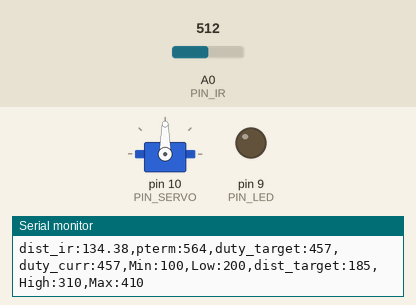
Recording of a sketch running on a simulated Arduino Uno, built with avr-gcc and run on an emulated ATmega328P. Parts: servo, output pins drawn as LEDs (lit = HIGH), the last lines printed to the serial monitor. The inputs (shaded band) are chosen by the test bench; at power-on: A0 (PIN_IR) = 512.

Above: at 1.2 s.
1.3 s: A0 (PIN_IR) set to 329
2.8 s: A0 (PIN_IR) set to 308
At 3.4 s:
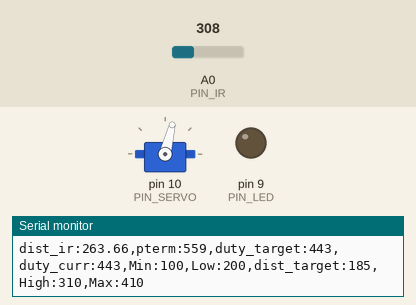
Timing chart, 0 to 5.8 s (numbered marks = the images above; inputs shaded):
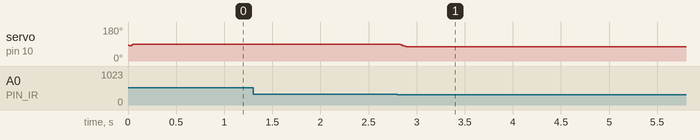

The sketch:

p_control.ino
```cpp
#include <Servo.h>

/////////////////////////////
// Configurable parameters //
/////////////////////////////

// Arduino pin assignment
#define PIN_LED 9       // [1234] LED를 아두이노의 GPIO 9번 핀에 연결
#define PIN_SERVO 10    //[3152] 서보모터를 아두이노의 10번 핀에 연결
#define PIN_IR A0     //[3158] IR센서를 아두이노의 A0 핀에 연결

// Framework setting
#define _DIST_TARGET 250  //[3166]목표로 하는 탁구공 중심 위치까지 거리 250mm로 고정
#define _DIST_MIN 110     //[3164] 최소 측정 거리 110mm로 고정
#define _DIST_MAX 390   // [3401] 측정 거리의 최댓값를 390mm로 설정

// Distance sensor
#define _DIST_ALPHA 0.7  // [3162] ema 필터의 alpha 값을 0.7으로 설정

// Servo range
#define _DUTY_MIN 1330    //[3148]  서보의 가동 최소 각도
#define _DUTY_NEU 1400    //[3150] servo neutral position
#define _DUTY_MAX 1475    // [3169] 서보의 최대 가동 각도

// Servo speed control
#define _SERVO_ANGLE 3   //[3159] 서보의 각도
//[3150] 레일플레이트가 사용자가 원하는 가동범위를 움직일때, 이를 움직이게 하는 서보모터의 가동범위
#define _SERVO_SPEED 60   //[3147]  서보 속도를 60으로 설정

// Event periods
#define _INTERVAL_DIST 7   // [3153] Distance Sensing을 7(ms) 마다 실행한다.
#define _INTERVAL_SERVO 7 // [3401] 서보를 7ms마다 조작하기
#define _INTERVAL_SERIAL 100  // [3151] 시리얼 0.1초 마다 업데이트

// PID parameters
#define _KP 0.8    // [3158] 비례상수 설정


//////////////////////
// global variables //
//////////////////////

// Servo instance
Servo myservo;  // [3153] Servo를 제어할 Object를 생성해 준다
// Distance sensor
float dist_target, dist_curr; // location to send the ball
float dist_raw, dist_ema, alpha;    //[3160] 실제 거리측정값과 ema필터를 적용한 값을 저장할 변수
float dist_filtered;

// Event periods
unsigned long last_sampling_time_dist, last_sampling_time_servo, last_sampling_time_serial; // [3162] 거리, 서보, 시리얼에 대한 마지막 샘플링 시간을 나타내는 변수
bool event_dist, event_servo, event_serial; // [5283] 거리센서, 서보, 시리얼 모니터의 발생을 지시하는 변수

// Servo speed control
int duty_chg_per_interval;    //[3167] 주기동안 duty 변화량 변수
int duty_target, duty_curr;    // [3157] 서보의 목표위치와 서보에 실제로 입력할 위치

// PID variables
float error_curr, error_prev, control, pterm, dterm, iterm; // [3401] 비례 제어를 위한 전에 측정한 오차, 새로 측정한 오차 값, 비례항, 적분항, 미분항 변수

const float coE[] = {0.0000097, 0.0006014, 0.6475733, 59.6953395};

void setup() {
// initialize GPIO pins for LED and attach servo
  pinMode(PIN_LED, OUTPUT);  // [3155] LED 핀 설정
  myservo.attach(PIN_SERVO);  // [3155] Servo 핀 설정
// initialize global variables
  last_sampling_time_dist = last_sampling_time_servo = last_sampling_time_serial = 0; // [3155] 샘플링 시각 기록 변수 초기화
  event_dist = event_servo = event_serial = false;  // [3155] 이벤트 bool값 초기화
  dist_target = _DIST_TARGET; // [3147] 목표지점 변수 초기화
  duty_target = duty_curr = 1330;
  alpha = _DIST_ALPHA;


// move servo to neutral position
  myservo.writeMicroseconds(_DUTY_NEU); // [3147] 서보를 중간으로 이동
// initialize serial port
    Serial.begin(115200);                          // [3169] 57600 보드레이트로 아두이노와 통신
// convert angle speed into duty change per interval.
  duty_chg_per_interval = int((_DUTY_MAX - _DUTY_MIN) * (_SERVO_SPEED /  _SERVO_ANGLE) * (float(_INTERVAL_SERVO) / 1000.0));   //[3159] 서보 각속도에 맞추어 센서 인식 간격 변경? [3150] 서보의 각속도를 원하는 Angle로 나누어 interval을 설정한다.
}


void loop() {
/////////////////////
// Event generator // [3155] 설정된 주기마다 이벤트 생성
/////////////////////
unsigned long time_curr = millis();
  if(time_curr >= last_sampling_time_dist + _INTERVAL_DIST) {
        last_sampling_time_dist += _INTERVAL_DIST;
        event_dist = true;
  }
  if(time_curr >= last_sampling_time_servo + _INTERVAL_SERVO) {
        last_sampling_time_servo += _INTERVAL_SERVO;
        event_servo = true;
  }
  if(time_curr >= last_sampling_time_serial + _INTERVAL_SERIAL) {
        last_sampling_time_serial += _INTERVAL_SERIAL;
        event_serial = true;
  }


////////////////////
// Event handlers //
////////////////////

  if(event_dist) {
    event_dist = false;
    // calibrate distance reading from the IR sensor
    float x = ir_distance();
    dist_raw = coE[0] * pow(x, 3) + coE[1] * pow(x, 2) + coE[2] * x + coE[3];
    dist_ema = (alpha)*dist_raw + (1-alpha)*dist_ema;

  // PID control logic
    error_curr = _DIST_TARGET - dist_ema; // [3158] 목표값 에서 현재값을 뺀 값이 오차값
    pterm = _KP*error_curr;
    control = pterm;           // [3158] P제어 이기때문에 pterm만 있음
    error_prev = error_curr;

  // duty_target = f(_DUTY_NEU, control)
    duty_target += control;

  // keep duty_target value within the range of [_DUTY_MIN, _DUTY_MAX]
    if (duty_target < _DUTY_MIN) {
      duty_target = _DUTY_MIN;  // duty_target < _DUTY_MIN 일 때 duty_target 를 _DUTY_MIN 로 고정
    } else if (duty_target > _DUTY_MAX) {
      duty_target = _DUTY_MAX; // duty_target > _DUTY_MAX 일 때 duty_target 를 _DUTY_MAX 로 고정
    }  // [3153] [_DUTY_MIN, _DUTY_MAX] 로 서보의 가동범위를 고정하기 위한 최소한의 안전장치
  }

  if(event_servo) {
    event_servo = false; // [3153] servo EventHandler Ticket -> false
    // adjust duty_curr toward duty_target by duty_chg_per_interval
    if(duty_target > duty_curr) {
      duty_curr += duty_chg_per_interval;
      if(duty_curr > duty_target) duty_curr = duty_target;
    }
    else {
      duty_curr -= duty_chg_per_interval;
      if(duty_curr < duty_target) duty_curr = duty_target;
    }       //[3166] 서보가 현재위치에서 목표위치에 도달할 때까지 duty_chg_per_interval값 마다 움직임(duty_curr에 duty_chg_per_interval값 더하고 빼줌)

    // update servo position
    myservo.writeMicroseconds(duty_curr);   //[3166]위에서 바뀐 현재위치 값을 갱신
  }

  if(event_serial) {
    event_serial = false; // [3153] serial EventHandler Ticket -> false
    Serial.print("dist_ir:");
    Serial.print(dist_raw);
    Serial.print(",pterm:");
    Serial.print(map(pterm,-1000,1000,510,610));
    Serial.print(",duty_target:");
    Serial.print(map(duty_target,1000,2000,410,510));
    Serial.print(",duty_curr:");
    Serial.print(map(duty_curr,1000,2000,410,510));
    Serial.println(",Min:100,Low:200,dist_target:185,High:310,Max:410");
  }
}

float ir_distance(void){ // return value unit: mm
  float val;
  float volt = float(analogRead(PIN_IR));
  val = ((6762.0/(volt-9.0))-4.0) * 10.0;
  return val;     // [3150] 적외선 센서를 통해 거리를 return시킨다.
}

float ir_distance_filtered(void){ // return value unit: mm
  return ir_distance(); // for now, just use ir_distance() without noise filter.
}
```

Measured:
- the behaviour switches between 319 and 318 on A0 (PIN_IR) (found by bisection; images 0 and 1)
- after the input at 2.8 s, servo on pin 10 (PIN_SERVO): 90° → 76° at once
